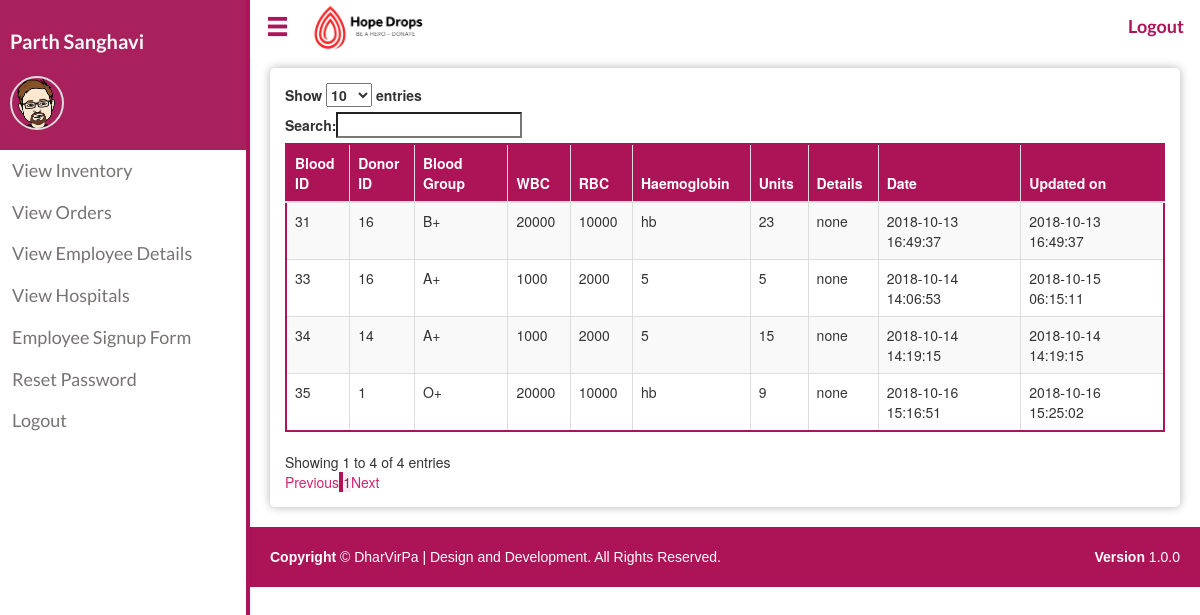
The app's page /inventory_admin.php (signed in), older data.
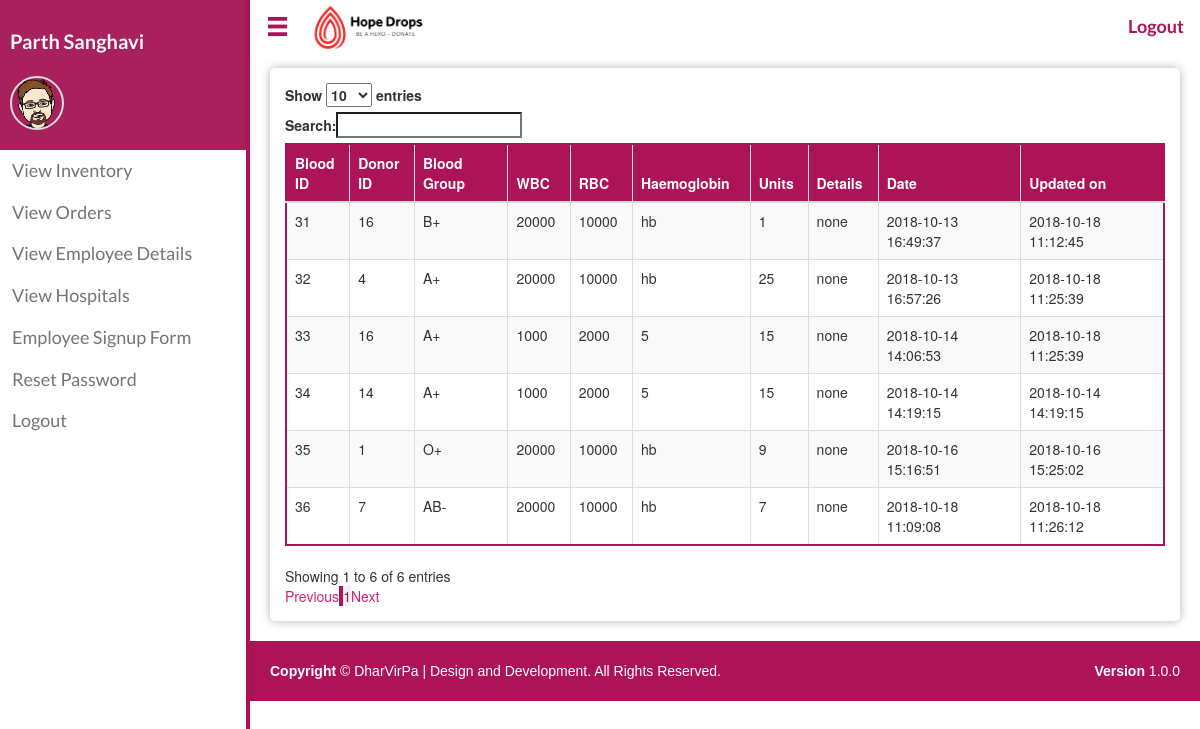
The same page, newer data.
### tables this page shows
CREATE TABLE `inventory` (
  `Inv_id` int(15) NOT NULL,
  `D_id` int(15) NOT NULL,
  `Wbc` varchar(30) NOT NULL,
  `Rbc` varchar(30) NOT NULL,
  `Haemoglobin` varchar(15) NOT NULL,
  `Blood_group` varchar(5) NOT NULL,
  `Units` float NOT NULL,
  `Comments` varchar(200) NOT NULL,
  `Date` timestamp NOT NULL DEFAULT CURRENT_TIMESTAMP,
  `Udate` timestamp NOT NULL DEFAULT CURRENT_TIMESTAMP
);

### inventory_admin.php (the view, shortened to what this page needs)
<?php
include_once("connection.php");
?>
<?php
$query = "SELECT * FROM inventory where Units != 0";
$result = mysqli_query($conn,$query);
?>
<!DOCTYPE html>
<html>
<head>
    <link rel="stylesheet" href="https://maxcdn.bootstrapcdn.com/bootstrap/3.3.7/css/bootstrap.min.css">
    <link rel="stylesheet" type="text/css" href="https://cdn.datatables.net/1.10.19/css/dataTables.bootstrap.min.css">
    <link rel="stylesheet" type="text/css" href="./css/navbar_style.css">
    <link rel="stylesheet" type="text/css" href="./css/main.css">
</head>
<body>
  <?php include('./sidenav.php')?>
  <div id="main" class="shrink">
    <?php include('./horizontal-nav.php')?>
    <div class="box">
      <div class="table-responsive">
          <table id="example" class="table table-striped table-bordered table-hover" style="width:100%">
          <thead>
          <tr>
            <th>Blood ID</th>
            <th>Donor ID</th>
            <th>Blood Group</th>
            <th>WBC</th>
            <th>RBC</th>
            <th>Haemoglobin</th>
            <th>Units</th>
            <th>Details</th>
            <th>Date</th>
            <th>Updated on</th>
          </tr>
          </thead>
          <?php
          if(mysqli_num_rows($result)>0)
          {
            while($row =mysqli_fetch_assoc($result))
            {
              echo "<tr>";
              echo "<td>".$row['Inv_id']."</td>";
              echo "<td>".$row['D_id']."</td>";
              echo "<td>".$row['Blood_group']."</td>";
              echo "<td>".$row['Wbc']."</td>";
              echo "<td>".$row['Rbc']."</td>";
              echo "<td>".$row['Haemoglobin']."</td>";
              echo "<td>".$row['Units']."</td>";
              echo "<td>".$row['Comments']."</td>";
              echo "<td>".$row['Date']."</td>";
              echo "<td>".$row['Udate']."</td>";
              echo"</tr>";
            }
          }
          else
          {
            echo "<div class='alert alert-warning'>No data to display</div>";
          }
          ?>
        </table>
      </div>
    </div>
   <?php include_once("footer.php") ?>
  </div>
</body>

### sidenav.php (shortened to what this page needs)
<div id="mySidenav" class="sidenav open-sidenav">
  <div class="borderl">
    <div class="avatar-wrapper">
        <h6><?php echo $_SESSION['Ename']; ?></h6>
        <div class="avatar">
          <img src="./images/male.png" height="50" alt="avatar">
        </div>
      </div>
      <div class="">
      <?php
        switch ($_SESSION['post'])
        {
        case 1:
      ?>
      <a href="inventory_admin.php" class="tab">View Inventory</a>
      <a href="view_order.php" class="tab">View Orders</a>
      <a href="view_emp.php" class="tab">View Employee Details</a>
      <a href="view_hosp.php" class="tab">View Hospitals</a>
      <a href="signup.php" class="tab">Employee Signup Form</a>
      <a href="reset.php" class="tab">Reset Password</a>
      <a href="logout.php" class="tab">Logout</a>
      <?php
        break;
      ?>
      <?php
        }
      ?>
    </div>
  </div>
</div>

### horizontal-nav.php (shortened to what this page needs)
<div class="custom-nav">
  <ul id="navbar" class="reduce">
    <li style="float: left"><a onclick="toggleNav()"><span class="glyphicon glyphicon-menu-hamburger"></span></a></li>
    <li style="float: left"><img src="./images/logo.png" alt="Blood Bank" height="57"></li>
    <li><a href="logout.php" style="font-family: Lato; float: right;"><b>Logout</b></a></li>
  </ul>
</div>

### footer.php (shortened to what this page needs)
<!DOCTYPE html>
<html>
<head>
</head>
<body>
	<footer id="footer" style="margin-top: 5px;">
    <span class="pull-right"><strong>Version</strong> 1.0.0</span>
    <p><b>Copyright&nbsp;</b>&copy; DharVirPa | Design and Development. All Rights Reserved.</p>
  	</footer>
</body>
</html>

### css/main.css (style rules this page uses)
body { padding-bottom: 0px; }
a, a:hover { color: #d32370; }

### inventory_admin.php (style rules this page uses)
.box { box-shadow: 0 0 10px 0 rgba(0,0,0,0.3); margin-top: 0px; padding: 15px; border-radius: 5px; margin: 20px; margin-top: 68px; }
table.dataTable { border-color: #ad1457 !important; }
.table-bordered { border: 2px solid #ad1457 !important; }
.table>caption+thead>tr:first-child>td, .table>caption+thead>tr:first-child>th, .table>colgroup+thead>tr:first-child>td, .table>colgroup+thead>tr:first-child>th, .table>thead:first-child>tr:first-child>td, .table>thead:first-child>tr:first-child>th { background-color: #ad1457; color: white; }

### sidenav.php (style rules this page uses)
.sidenav { height: 100%; width: 0; position: fixed; z-index: 1; top: 0; left: 0; background-color: #fff; overflow-x: hidden; transition: 0.5s; box-shadow: 0 2px 4px 0 rgba(0,0,0,.1); white-space: nowrap ; font-family: Lato; }
.sidenav a { padding: 8px 8px 8px 12px; text-decoration: none; font-size: 18px; color: #777373; display: block; transition: 0.3s; }
.open-sidenav { width: 250px; }
#main { transition: margin-left .5s; }
#main.shrink { margin-left: 250px; }
#navbar { transition: width .5s; }
#navbar.reduce { width:calc(100% - 250px); }
.avatar-wrapper { height: 150px; background: #a8215c; position: relative; padding: 10px; }
.avatar-wrapper h6 { font-size: 20px; color: #f7f7f7; font-weight: bold; margin-top: 20px; }
.avatar { border: 2px solid #ddd; border-radius: 50%; display: inline-block; position: absolute; bottom: 20px; left: 10px; }
.avatar img { border-radius: 50%; }
.borderl { border-right: 4px solid #ad1457; height: 100%; }

### horizontal-nav.php (style rules this page uses)
ul#navbar { list-style-type: none; margin: 0; padding: 0; overflow: hidden; background-color: #fff; position: fixed; top:0; width: 100%; z-index: 1; }
.custom-nav { margin-bottom: 20px; }
#navbar li { float: right; cursor: pointer; }
#navbar li a { display: block; color: #ad1459; text-align: center; padding: 14px 16px; text-decoration: none; font-size: 18px; }
.glyphicon-menu-hamburger { font-size: 23px; cursor: pointer; }

### footer.php (style rules this page uses)
#footer { background: #ad1457; height: 60px; font-family: 'Verdana', sans-serif; color: #FFFFFF; padding: 20px; position:relative; bottom:0; left:0; right:0; z-index: 0; }

Row changes from the older to the newer data that the page shows:
changed inventory id 31: Units "23" → "1"; Udate "2018-10-13 16:49:37" → "2018-10-18 11:12:45"
now on this page (row edited): inventory: Inv_id "32", D "4", Blood_group "A+", Wbc "20000", Rbc "10000", Haemoglobin "hb", Units "25", Comments "none", Date "2018-10-13 16:57:26", Udate "2018-10-18 11:25:39"
changed inventory id 33: Units "5" → "15"; Udate "2018-10-15 06:15:11" → "2018-10-18 11:25:39"
added inventory: Inv_id "36", D "7", Blood_group "AB-", Wbc "20000", Rbc "10000", Haemoglobin "hb", Units "7", Comments "none", Date "2018-10-18 11:09:08", Udate "2018-10-18 11:26:12"
Text that changed along with them:
text written by a page script: "Show entries Search: Showing 1 to 4 of 4 entries Previous 1 Next" → "Show entries Search: Showing 1 to 6 of 6 entries Previous 1 Next"
